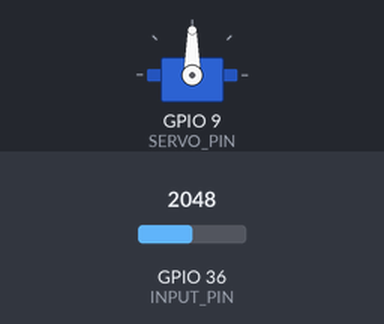
Bench run of a sketch on a simulated ESP32. On the bench: servo. The inputs (shaded band) are chosen by the test bench; at power-on: GPIO 36 (INPUT_PIN) = 2048. What the sketch prints to the serial monitor is not drawn.

Above: at 10.8 s.
10.9 s: GPIO 36 (INPUT_PIN) set to 2866
At 10.97 s:
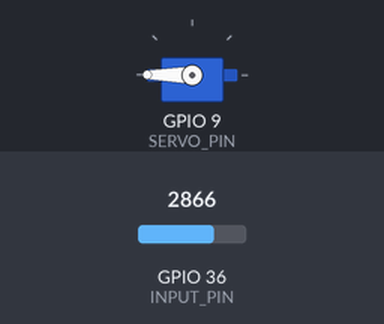
12.4 s: GPIO 36 (INPUT_PIN) set to 3603
At 13.3 s:
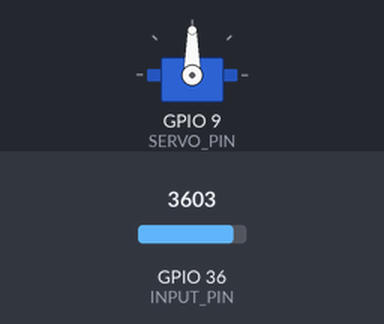
Timing chart, 0 to 15.4 s (numbered marks = the images above; inputs shaded):
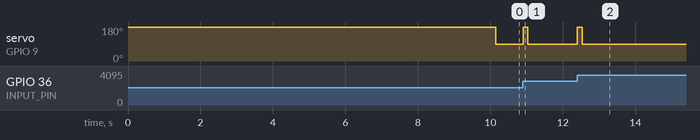

Measured:
- after the input at 10.9 s, servo on GPIO 9 (SERVO_PIN): 90° → 180° at once, → 90° 0.13 s later
- after the input at 12.4 s, servo on GPIO 9 (SERVO_PIN): 90° → 180° at once, → 90° 0.13 s later

The sketch:

ClawController.ino
```cpp
// Claw Controller - BioAmp EXG Pill
// https://github.com/upsidedownlabs/BioAmp-EXG-Pill

// Upside Down Labs invests time and resources providing this open source code,
// please support Upside Down Labs and open-source hardware by purchasing
// products from Upside Down Labs!

// Copyright (c) 2021 Upside Down Labs - contact@upsidedownlabs.tech

// Permission is hereby granted, free of charge, to any person obtaining a copy
// of this software and associated documentation files (the "Software"), to deal
// in the Software without restriction, including without limitation the rights
// to use, copy, modify, merge, publish, distribute, sublicense, and/or sell
// copies of the Software, and to permit persons to whom the Software is
// furnished to do so, subject to the following conditions:

// The above copyright notice and this permission notice shall be included in all
// copies or substantial portions of the Software.

// THE SOFTWARE IS PROVIDED "AS IS", WITHOUT WARRANTY OF ANY KIND, EXPRESS OR
// IMPLIED, INCLUDING BUT NOT LIMITED TO THE WARRANTIES OF MERCHANTABILITY,
// FITNESS FOR A PARTICULAR PURPOSE AND NONINFRINGEMENT. IN NO EVENT SHALL THE
// AUTHORS OR COPYRIGHT HOLDERS BE LIABLE FOR ANY CLAIM, DAMAGES OR OTHER
// LIABILITY, WHETHER IN AN ACTION OF CONTRACT, TORT OR OTHERWISE, ARISING FROM,
// OUT OF OR IN CONNECTION WITH THE SOFTWARE OR THE USE OR OTHER DEALINGS IN THE
// SOFTWARE.

#include <inttypes.h>
#include <math.h>

#if defined(ESP32)
  #include <ESP32Servo.h>
#else
  #include <Servo.h>
#endif

#define SAMPLE_RATE 500
#define BAUD_RATE 115200
#define INPUT_PIN A0
#define BUFFER_SIZE 128
#define SERVO_PIN 9
#define EMG_MIN 2
#define EMG_MAX 10
#define SERVO_MIN 90
#define SERVO_MAX 180

int circular_buffer[BUFFER_SIZE];
int32_t sum;
int data_index;
int flag=0;
Servo servo;

inline float mapf(float x, float in_min, float in_max, float out_min, float out_max) {
  return (x - in_min) * (out_max - out_min) / (in_max - in_min) + out_min;
}

void setup() {
  // Serial connection begin
  Serial.begin(BAUD_RATE);
  // Attach servo
  servo.attach(SERVO_PIN);
}

void loop() {
  //For initial setup only
  if(flag==0){
    Serial.print("Servo is now at ");
    Serial.print(SERVO_MAX);
    Serial.println(" degrees. Place the Servo arm & screw it in place.");
    Serial.println("It is recommended to remove USB while placing servo arm.");

    servo.write(SERVO_MAX);
    delay(10 * 1000);  // 10 second pause
    flag=1;
  }

  // Calculate elapsed time
  static unsigned long past = 0;
  unsigned long present = micros();
  unsigned long interval = present - past;
  past = present;

  // Run timer
  static long timer = 0;
  timer -= interval;

  // Sample and get envelop
  if(timer < 0) {
    timer += 1000000 / SAMPLE_RATE;
    int sensor_value = analogRead(INPUT_PIN);
    int signal = (int)EMGFilter((float)sensor_value);
    float envelop = getEnvelop(abs(signal));
    int servo_position = constrain((int)roundf(mapf(envelop,
                                                    EMG_MIN, EMG_MAX,
                                                    SERVO_MIN, SERVO_MAX)),
                                   SERVO_MIN, SERVO_MAX);
    servo.write(servo_position);
    Serial.print(signal);
    Serial.print(",");
    Serial.println(servo_position);
  }
}

// Envelop detection algorithm
float getEnvelop(int abs_emg){
  sum -= circular_buffer[data_index];
  sum += abs_emg;
  circular_buffer[data_index] = abs_emg;
  data_index = (data_index + 1) % BUFFER_SIZE;
  return (float(sum) / BUFFER_SIZE) * 2.0f;
}

// Band-Pass Butterworth IIR digital filter, generated using filter_gen.py.
// Sampling rate: 500.0 Hz, frequency: [74.5, 149.5] Hz.
// Filter is order 4, implemented as second-order sections (biquads).
// Reference:
// https://docs.scipy.org/doc/scipy/reference/generated/scipy.signal.butter.html
// https://courses.ideate.cmu.edu/16-223/f2020/Arduino/FilterDemos/filter_gen.py
float EMGFilter(float input)
{
  float output = input;
  {
    static float z1, z2; // filter section state
    float x = output - 0.05159732*z1 - 0.36347401*z2;
    output = 0.01856301*x + 0.03712602*z1 + 0.01856301*z2;
    z2 = z1;
    z1 = x;
  }
  {
    static float z1, z2; // filter section state
    float x = output - -0.53945795*z1 - 0.39764934*z2;
    output = 1.00000000*x + -2.00000000*z1 + 1.00000000*z2;
    z2 = z1;
    z1 = x;
  }
  {
    static float z1, z2; // filter section state
    float x = output - 0.47319594*z1 - 0.70744137*z2;
    output = 1.00000000*x + 2.00000000*z1 + 1.00000000*z2;
    z2 = z1;
    z1 = x;
  }
  {
    static float z1, z2; // filter section state
    float x = output - -1.00211112*z1 - 0.74520226*z2;
    output = 1.00000000*x + -2.00000000*z1 + 1.00000000*z2;
    z2 = z1;
    z1 = x;
  }
  return output;
}
```
